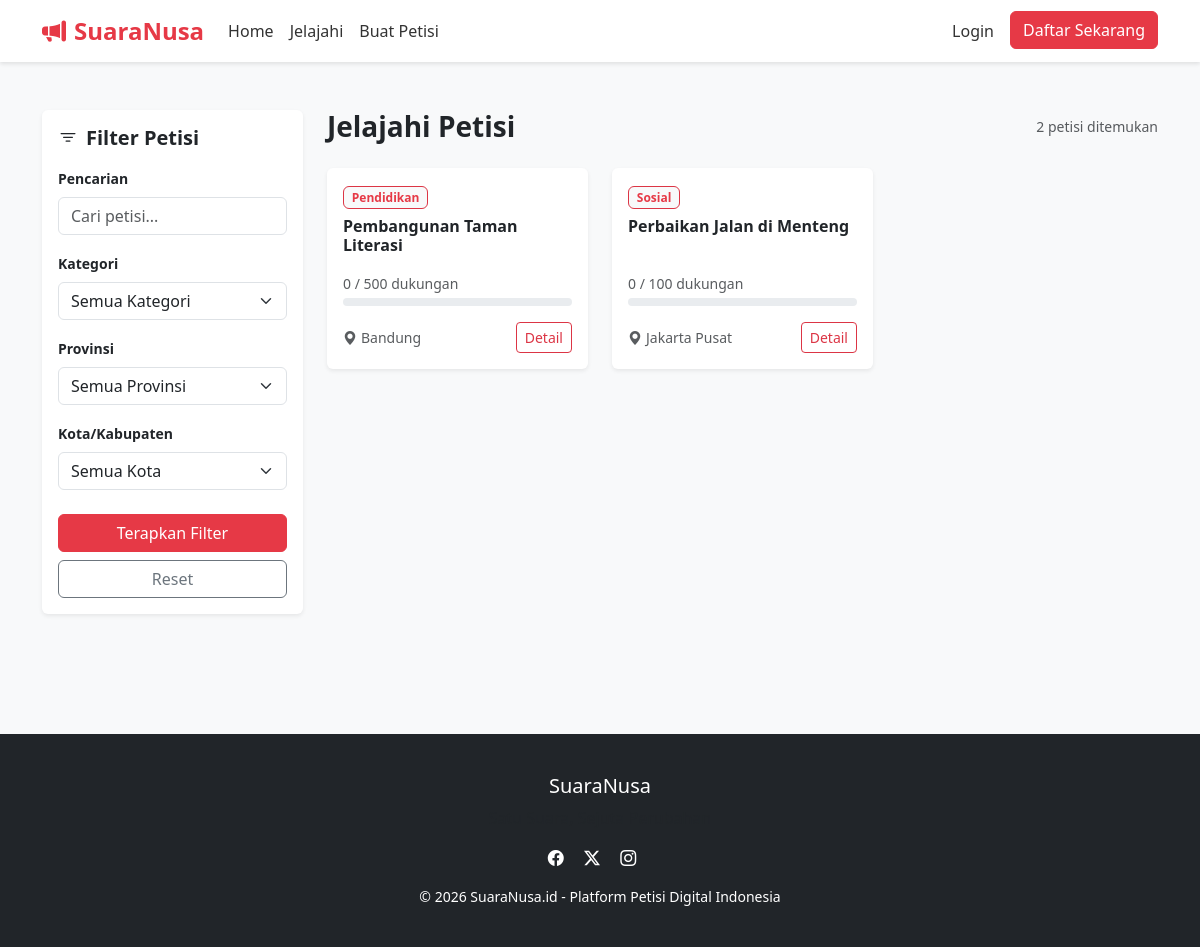
Screenshot of /petitions/ with the database file from the repository.
### petitions/models.py (models this page shows, shortened)
class Petition(models.Model):
    CATEGORY_CHOICES = [
        ('sosial', 'Sosial'),
        ('pendidikan', 'Pendidikan'),
        ('lingkungan', 'Lingkungan'),
        ('kesehatan', 'Kesehatan'),
        ('politik', 'Politik'),
        ('ekonomi', 'Ekonomi'),
        ('lainnya', 'Lainnya'),
    ]
    STATUS_CHOICES = [
        ('aktif', 'Aktif'),
        ('selesai', 'Selesai'),
    ]
    author = models.ForeignKey(User, on_delete=models.CASCADE, related_name='petitions')
    title = models.CharField(max_length=200)
    image = models.ImageField(upload_to='petitions/', blank=True, null=True)
    description = models.TextField()
    category = models.CharField(max_length=20, choices=CATEGORY_CHOICES)
    city = models.ForeignKey(City, on_delete=models.CASCADE, related_name='petitions')
    target_support = models.PositiveIntegerField()
    status = models.CharField(max_length=10, choices=STATUS_CHOICES, default='aktif')
    created_at = models.DateTimeField(auto_now_add=True)
    updated_at = models.DateTimeField(auto_now=True)
    @property
    def support_count(self):
        return self.supports.count()
    @property
    def progress_percentage(self):
        if self.target_support == 0:
            return 0
        percentage = (self.support_count / self.target_support) * 100
        return min(round(percentage, 1), 100)
    def get_absolute_url(self):
        return reverse('petition_detail', kwargs={'pk': self.pk})

class City(models.Model):
    province = models.ForeignKey(Province, on_delete=models.CASCADE, related_name='cities')
    name = models.CharField(max_length=100)

### petitions/views.py (the view)
# urls.py: path('petitions/', views.PetitionListView.as_view(), name='petition_list'),
class PetitionListView(ListView):
    model = Petition
    template_name = 'petitions/petition_list.html'
    context_object_name = 'petitions'
    paginate_by = 9
    def get_queryset(self):
        queryset = super().get_queryset().filter(status='aktif')
        search_query = self.request.GET.get('q')
        category = self.request.GET.get('category')
        province_id = self.request.GET.get('province')
        city_id = self.request.GET.get('city')
        if search_query:
            queryset = queryset.filter(Q(title__icontains=search_query) | Q(description__icontains=search_query))
        if category:
            queryset = queryset.filter(category=category)
        if province_id:
            queryset = queryset.filter(city__province_id=province_id)
        if city_id:
            queryset = queryset.filter(city_id=city_id)
        return queryset.order_by('-created_at')
    def get_context_data(self, **kwargs):
        context = super().get_context_data(**kwargs)
        context['provinces'] = Province.objects.all()
        context['categories'] = Petition.CATEGORY_CHOICES
        return context

### petitions/templates/petitions/petition_list.html (shortened to what this page needs)
{% extends 'petitions/base.html' %}
{% block content %}
<div class="container py-5">
    <div class="row">
        <div class="col-lg-3 mb-4">
            <div class="card p-3 shadow-sm border-0 sticky-lg-top" style="top: 80px;">
                <h5 class="fw-bold mb-3"><i class="bi bi-filter me-2"></i>Filter Petisi</h5>
                <form method="get" action="{% url 'petition_list' %}">
                    <div class="mb-3">
                        <label class="form-label small fw-bold">Pencarian</label>
                        <input type="text" name="q" class="form-control" placeholder="Cari petisi..." value="{{ request.GET.q }}">
                    </div>
                    <div class="mb-3">
                        <label class="form-label small fw-bold">Kategori</label>
                        <select name="category" class="form-select">
                            <option value="">Semua Kategori</option>
                        </select>
                    </div>
                    <div class="mb-3">
                        <label class="form-label small fw-bold">Provinsi</label>
                        <select name="province" id="id_province" class="form-select">
                            <option value="">Semua Provinsi</option>
                        </select>
                    </div>
                    <div class="mb-4">
                        <label class="form-label small fw-bold">Kota/Kabupaten</label>
                        <select name="city" id="id_city" class="form-select">
                            <option value="">Semua Kota</option>
                        </select>
                    </div>
                    <div class="d-grid gap-2">
                        <button type="submit" class="btn btn-primary">Terapkan Filter</button>
                        <a href="{% url 'petition_list' %}" class="btn btn-outline-secondary">Reset</a>
                    </div>
                </form>
            </div>
        </div>
        <div class="col-lg-9">
            <div class="d-flex justify-content-between align-items-center mb-4">
                <h3 class="fw-bold mb-0">Jelajahi Petisi</h3>
                <span class="text-muted small">{{ page_obj.paginator.count }} petisi ditemukan</span>
            </div>
            <div class="row g-4">
                {% for petition in petitions %}
                    <div class="col-md-6 col-xl-4">
                        <div class="card h-100 shadow-sm border-0">
                            <div class="card-body">
                                <span class="badge bg-light text-red mb-2 border border-danger small">{{ petition.get_category_display }}</span>
                                <h5 class="card-title fw-bold h6" style="height: 3rem; overflow: hidden;">{{ petition.title }}</h5>
                                <div class="mb-3">
                                    <small class="text-muted d-block mb-1">{{ petition.support_count }} / {{ petition.target_support }} dukungan</small>
                                    <div class="progress" style="height: 8px;">
                                    </div>
                                </div>
                                <div class="d-flex justify-content-between align-items-center mt-3">
                                    <small class="text-muted small"><i class="bi bi-geo-alt-fill me-1"></i>{{ petition.city.name }}</small>
                                    <a href="{{ petition.get_absolute_url }}" class="btn btn-sm btn-outline-danger">Detail</a>
                                </div>
                            </div>
                        </div>
                    </div>
                {% endfor %}
            </div>
        </div>
    </div>
</div>
{% endblock %}

### rows the page displays
Petition: category "Pendidikan", title "Pembangunan Taman Literasi", support_count "0", target_support "500", city.name "Bandung"
Petition: category "Sosial", title "Perbaikan Jalan di Menteng", support_count "0", target_support "100", city.name "Jakarta Pusat"

### other values shown
{{ page_obj.paginator.count }} "2"
